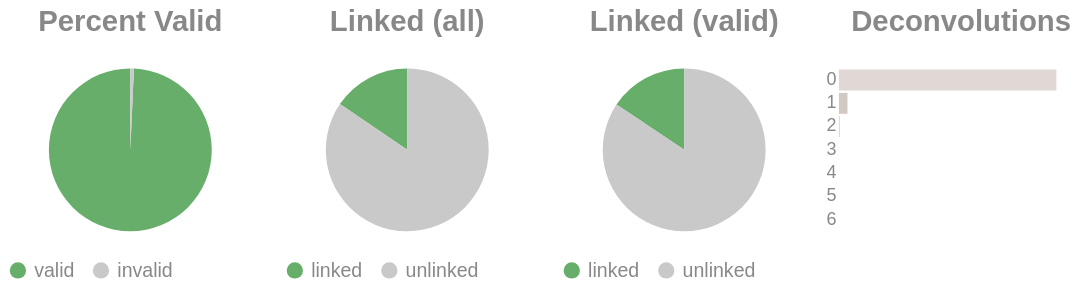

The notebook cell saved with this chart:
### Code cell
if SKIPLR:
    pass
else:
    clash = Counter()
    for i in valids['molecule'].to_list():
        _mol = i.split("-")
        if len(_mol) == 1:
            clash.update('0')
        else:
            clash.update(_mol[-1])

    _d = {"deconvolutions": [], 'count': []}
    for k,v in clash.items():
        _d['deconvolutions'].append(k)
        _d['count'].append(v)

    tot_valid = valids['reads'].sum()
    mask = valids['reads'] >= 2
    n_linked_reads = valids.filter(mask)['reads'].sum()
    if n_linked_reads == 0:
        print_html("No linked molecules (>=2 reads) were detected; skipping linked-only distributions.")
        SKIPLR = True
    else:
        perc_valid = round(tot_valid / n_reads, 4)
        linked_perc_abs = round(n_linked_reads / n_reads, 4)
        linked_perc = round(n_linked_reads / tot_valid, 4)

    _valid = pl.DataFrame({"valids": ['valid', 'invalid'], "count": [tot_valid, n_reads - tot_valid]})
    _linked_abs = pl.DataFrame({"linked (absolute)": ['linked', 'unlinked'], "count": [n_linked_reads, n_reads - n_linked_reads]})
    _linked_rel = pl.DataFrame({"linked (valids)": ['linked', 'unlinked'], "count": [n_linked_reads, tot_valid - n_linked_reads]})

    (
        alt.hconcat(
            piechart(_valid, goodval = 'valid', title = "Percent Valid"),
            piechart(_linked_abs, goodval = "linked", title =  "Linked (all)"),
            piechart(_linked_rel, goodval = "linked", title =  "Linked (valid)"),
            convolutionbar(pl.DataFrame(_d), title = "Deconvolutions"),
            center = True,
            bounds = 'flush'
        )
        .resolve_scale(color='independent')
        .resolve_legend('independent')
        .properties(usermeta={'embedOptions': {"actions": False}})
    ).display()

### Figure 1 — Vega-Lite specification as saved in the notebook (floating-point values rounded to 4 significant figures)
{"width": "container", "height": 400, "config": {"title": {"anchor": "start", "dy": -15, "fontSize": 18, "color": "#888888", "subtitleColor": "#888888", "subtitleFontSize": 14}, "arc": {"fill": "#0072B2"}, "axis": {"domainColor": "#888888", "domainWidth": 0.5, "gridWidth": 0.2, "grid": false, "titleFontWeight": 400, "titleFontSize": 15, "labelFontSize": 11, "labelColor": "#888888", "tickColor": "#888888", "tickWidth": 0.2, "titleColor": "#888888"}, "axisBand": {"grid": false}, "axisX": {"grid": true, "tickSize": 10, "domainCap": "round"}, "axisY": {"domain": false, "grid": true, "tickSize": 0, "domainCap": "round"}, "background": "transparent", "header": {"labelFontSize": 15, "labelColor": "#888888", "titleFontSize": 15, "titleFontWeight": 600, "titleColor": "#888888"}, "legend": {"labelFont": "sans-serif", "labelFontSize": 12, "labelColor": "#888888", "symbolSize": 100, "symbolType": "circle", "titleFontSize": 12, "titlePadding": 10, "titleColor": "#888888", "title": null}, "range": {"category": ["#E69F00", "#56B4E9", "#009E73", "#F0E442", "#0072B2", "#D55E00", "#CC79A7", "#000000"], "diverging": ["#cfe8f3", "#a2d4ec", "#73bfe2", "#46abdb", "#1696d2", "#12719e"]}, "area": {"fill": "#0072B2", "fillOpacity": 0.7, "line": true, "strokeOpacity": 0.7}, "line": {"color": "#0072B2", "stroke": "#0072B2", "strokeWidth": 2}, "trail": {"color": "#0072B2", "stroke": "#0072B2", "strokeWidth": 0, "size": 1}, "point": {"filled": true, "fillOpacity": 1.0, "size": 95}, "text": {"color": "#888888", "fontSize": 11, "align": "right", "fontWeight": 400, "size": 11}, "bar": {"fill": "#0072B2", "stroke": null}, "view": {"stroke": null, "continuousWidth": 660, "continuousHeight": 400}}, "hconcat": [{"data": {"name": "data-da48c9bfac79f83ee07164a780cb3bca"}, "mark": {"type": "arc"}, "encoding": {"color": {"field": "valids", "legend": {"orient": "bottom", "title": null}, "scale": {"domain": ["valid", "invalid"], "range": ["#68ae6b", "#C9C9C9"]}, "title": "Valids", "type": "nominal"}, "theta": {"field": "count", "type": "quantitative"}, "tooltip": [{"field": "valids", "title": "Valids", "type": "ordinal"}, {"field": "percent", "format": ".2%", "title": "Percent", "type": "quantitative"}, {"field": "count", "title": "Count", "type": "quantitative"}]}, "height": 100, "title": {"text": "Percent Valid", "align": "center", "anchor": "middle"}, "transform": [{"calculate": "datum.count / 4593068", "as": "percent"}], "width": 150}, {"data": {"name": "data-e13ad054444b27ad100ea1326bac8493"}, "mark": {"type": "arc"}, "encoding": {"color": {"field": "linked (absolute)", "legend": {"orient": "bottom", "title": null}, "scale": {"domain": ["linked", "unlinked"], "range": ["#68ae6b", "#C9C9C9"]}, "title": "Linked (Absolute)", "type": "nominal"}, "theta": {"field": "count", "type": "quantitative"}, "tooltip": [{"field": "linked (absolute)", "title": "Linked (Absolute)", "type": "ordinal"}, {"field": "percent", "format": ".2%", "title": "Percent", "type": "quantitative"}, {"field": "count", "title": "Count", "type": "quantitative"}]}, "height": 100, "title": {"text": "Linked (all)", "align": "center", "anchor": "middle"}, "transform": [{"calculate": "datum.count / 4593068", "as": "percent"}], "width": 150}, {"data": {"name": "data-e7d022a249829f779e3bd02384f2c4e5"}, "mark": {"type": "arc"}, "encoding": {"color": {"field": "linked (valids)", "legend": {"orient": "bottom", "title": null}, "scale": {"domain": ["linked", "unlinked"], "range": ["#68ae6b", "#C9C9C9"]}, "title": "Linked (Valids)", "type": "nominal"}, "theta": {"field": "count", "type": "quantitative"}, "tooltip": [{"field": "linked (valids)", "title": "Linked (Valids)", "type": "ordinal"}, {"field": "percent", "format": ".2%", "title": "Percent", "type": "quantitative"}, {"field": "count", "title": "Count", "type": "quantitative"}]}, "height": 100, "title": {"text": "Linked (valid)", "align": "center", "anchor": "middle"}, "transform": [{"calculate": "datum.count / 4560541", "as": "percent"}], "width": 150}, {"data": {"name": "data-4c1e6723430c672eadd19c7b06cc3ad9"}, "mark": {"type": "bar"}, "encoding": {"color": {"field": "deconvolutions", "legend": null, "scale": {"scheme": "lightgreyred"}, "type": "nominal"}, "tooltip": [{"field": "deconvolutions", "title": "Deconvolutions", "type": "ordinal"}, {"field": "percent", "format": ".2%", "title": "Percent", "type": "quantitative"}, {"field": "count", "title": "Count", "type": "quantitative"}], "x": {"axis": null, "field": "count", "type": "quantitative"}, "y": {"field": "deconvolutions", "sort": "ascending", "title": null, "type": "nominal"}}, "height": 100, "title": {"text": "Deconvolutions", "align": "center", "anchor": "middle"}, "transform": [{"calculate": "datum.count / 4173089", "as": "percent"}], "width": 150}], "bounds": "flush", "center": true, "resolve": {"legend": {"angle": "independent"}, "scale": {"color": "independent"}}, "usermeta": {"embedOptions": {"actions": false}}, "$schema": "https://vega.github.io/schema/vega-lite/v6.1.0.json", "datasets": {"data-da48c9bfac79f83ee07164a780cb3bca": [{"valids": "valid", "count": 4560541}, {"valids": "invalid", "count": 32527}], "data-e13ad054444b27ad100ea1326bac8493": [{"linked (absolute)": "linked", "count": 712235}, {"linked (absolute)": "unlinked", "count": 3880833}], "data-e7d022a249829f779e3bd02384f2c4e5": [{"linked (valids)": "linked", "count": 712235}, {"linked (valids)": "unlinked", "count": 3848306}], "data-4c1e6723430c672eadd19c7b06cc3ad9": [{"deconvolutions": "0", "count": 4004347}, {"deconvolutions": "1", "count": 156913}, {"deconvolutions": "2", "count": 10751}, {"deconvolutions": "3", "count": 961}, {"deconvolutions": "4", "count": 102}, {"deconvolutions": "5", "count": 13}, {"deconvolutions": "6", "count": 2}]}}
